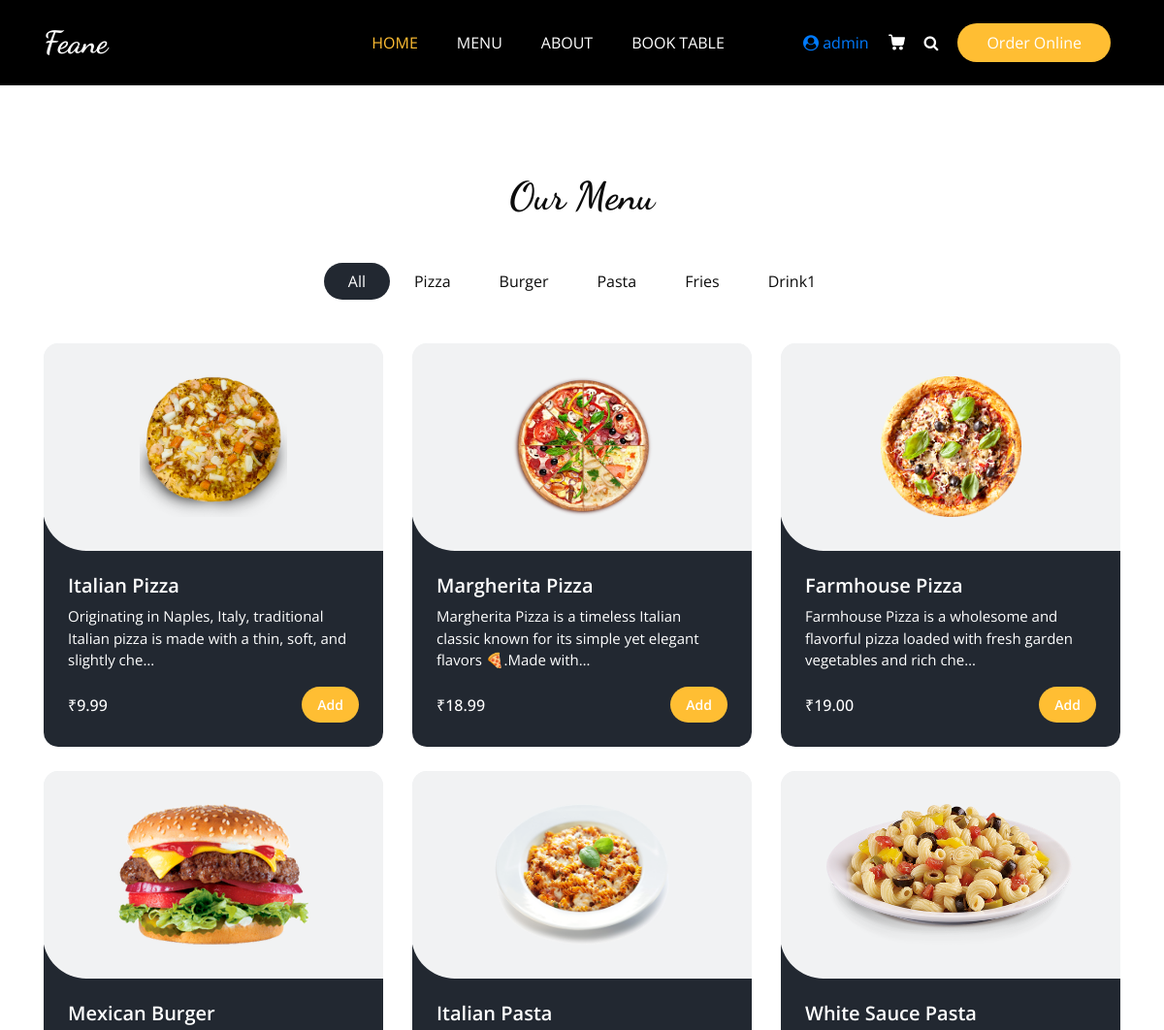
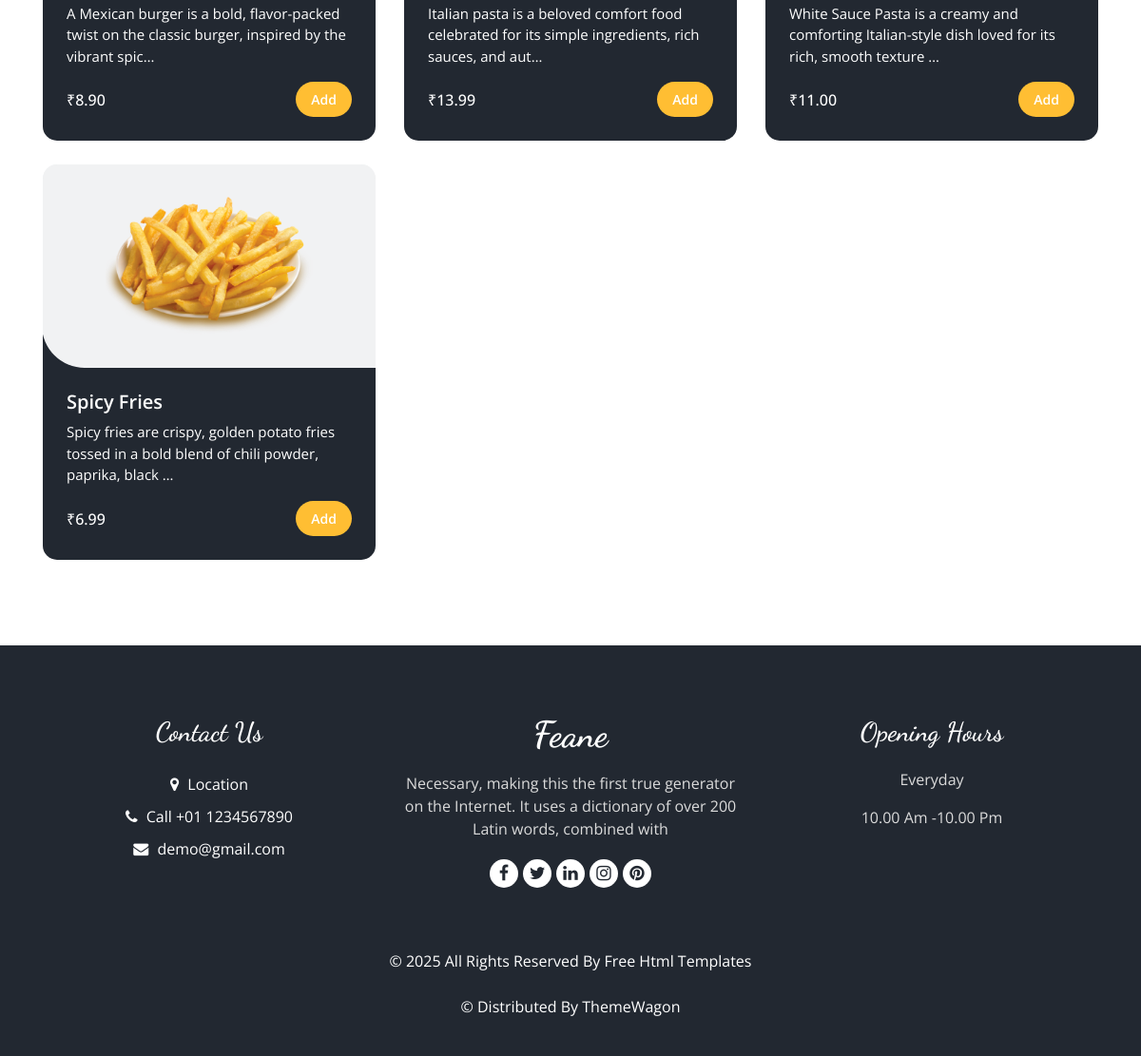
The page /menu/ (signed in) on the database its author committed (2 pictures, top to bottom).
### website/models.py (models this page shows, shortened)
class Category(models.Model):
    name = models.CharField(max_length= 100)
    slug =models.SlugField(max_length= 100, unique=True)

class MenuItem(models.Model):
    category = models.ForeignKey(
        Category,
        on_delete=models.CASCADE,
        related_name='items'
    )
    title = models.CharField(max_length=200)
    description = models.TextField()
    price = models.DecimalField(max_digits=6, decimal_places=2)
    image = models.ImageField(upload_to='menu_items/')
    is_available = models.BooleanField(default=True)

### website/views.py (the view)
# urls.py: path('menu/', views.menu_view, name='menu'),
def menu_view(request):
    categories = Category.objects.prefetch_related('items').all()
    return render(request, 'website/menu.html', {
        'categories': categories
    })

### website/templates/website/menu.html (shortened to what this page needs)
{% load static %}
<!DOCTYPE html>
<html>
<head>
  <link rel="stylesheet" href="{% static 'css/bootstrap.css' %}" />
  <link rel="stylesheet" href="{% static 'css/owl.carousel.min.css' %}" />
  <link rel="stylesheet" href="{% static 'css/nice-select.min.css' %}" />
  <link rel="stylesheet" href="{% static 'css/font-awesome.min.css' %}" />
  <link rel="stylesheet" href="{% static 'css/style.css' %}" />
  <link rel="stylesheet" href="{% static 'css/cart.css' %}" />
</head>
<body class="sub_page">
  {% include 'website/header.html' %}
<section class="food_section layout_padding">
  <div class="container">
    <div class="heading_container heading_center">
      <h2>Our Menu</h2>
    </div>
    <ul class="filters_menu">
      <li class="active" data-filter="*">All</li>
      {% for category in categories %}
        <li data-filter=".{{ category.slug }}">{{ category.name }}</li>
      {% endfor %}
    </ul>
   <div class="filters-content">
  <div class="row grid">
    {% for category in categories %}
      {% for item in category.items.all %}
        {% if item.is_available %}
        <div class="col-sm-6 col-lg-4 all {{ category.slug }}">
          <div class="box">
            <div>
              <div class="img-box">
                <img src="{{ item.image.url }}" alt="{{ item.title }}">
              </div>
              <div class="detail-box">
                <h5>{{ item.title }}</h5>
                <p>{{ item.description|truncatechars:100 }}</p>
                <div class="options">
                  <h6>₹{{ item.price }}</h6>
                  {% if user.is_authenticated %}
                   <button
                       class="order_online add-to-cart-btn "
                         data-item-id="{{ item.id }}"
                         data-qty="0"
                          style="background-color: #ffbe33;
                                color: #ffffff;
                                border: none;
                                padding: 6px 16px;
                                font-size: 14px;
                                font-weight: 600;
                                border-radius: 25px;
                                cursor: pointer;
                                transition: all 0.3s ease;
  "
  onmouseover="this.style.backgroundColor='#e6a800'; this.style.transform='scale(1.05)'"
  onmouseout="this.style.backgroundColor='#ffbe33'; this.style.transform='scale(1)'"
>Add
                    </button>
                  {% else %}
                    <a href="{% url 'login' %}" class="btn btn-sm btn-warning">
                      Login to order
                    </a>
                  {% endif %}
                </div>
              </div>
            </div>
          </div>
        </div>
        {% endif %}
      {% endfor %}
    {% endfor %}
  </div>
</div>
  </div>
</section>
{% include 'website/footer.html' %}
</body>
</html>

### website/templates/website/header.html (shortened to what this page needs)
{% load static %}
<header class="header_section">
  <div class="container">
    <nav class="navbar navbar-expand-lg custom_nav-container ">
      <a class="navbar-brand" href="{% url 'home' %}">
        <span>
          Feane
        </span>
      </a>
      <div class="collapse navbar-collapse" id="navbarSupportedContent">
        <ul class="navbar-nav  mx-auto ">
          <li class="nav-item active">
            <a class="nav-link" href="{% url 'home' %}">Home <span class="sr-only">(current)</span></a>
          </li>
          <li class="nav-item">
            <a class="nav-link" href="{% url 'menu' %}">Menu</a>
          </li>
          <li class="nav-item">
            <a class="nav-link" href="{% url 'about' %}">About</a>
          </li>
          <li class="nav-item">
            <a class="nav-link" href="{% url 'book' %}">Book Table</a>
          </li>
        </ul>
        <div class="user_option">
          {% if user.is_authenticated %}
            <a href="{% url 'profile' %}">
              <i class="fa fa-user-circle"></i> {{ user.username }}
            </a>
          {% else %}
            <a href="{% url 'login' %}">
              <i class="fa fa-user"></i>
            </a>
          {% endif %}
         <a class="cart_link" href="{% url 'cart' %}">
</a>
          <form class="form-inline">
            <button class="btn  my-2 my-sm-0 nav_search-btn" type="submit">
              <i class="fa fa-search" aria-hidden="true"></i>
            </button>
          </form>
          <a href="" class="order_online">
            Order Online
          </a>
        </div>
      </div>
    </nav>
  </div>
</header>

### static/css/style.css (style rules this page uses)
body { font-family: "Open Sans", sans-serif; color: #0c0c0c; background-color: #ffffff; overflow-x: hidden; }
.layout_padding { padding: 90px 0; }
h1, h2 { font-family: 'Dancing Script', cursive; }
.heading_container { display: -webkit-box; display: -ms-flexbox; display: flex; -webkit-box-orient: vertical; -webkit-box-direction: normal; -ms-flex-direction: column; flex-direction: column; -webkit-box-align: start; -ms-flex-align: start; align-items: flex-start; }
.heading_container h2 { position: relative; margin-bottom: 0; font-size: 2.5rem; font-weight: bold; }
.heading_container.heading_center { -webkit-box-align: center; -ms-flex-align: center; align-items: center; text-align: center; }
a, a:hover, a:focus { text-decoration: none; }
.btn, .btn:focus { outline: none !important; -webkit-box-shadow: none; box-shadow: none; }
.header_section { padding: 15px 0; background-color: #000000; }
.navbar-brand { font-family: 'Dancing Script', cursive; }
.navbar-brand span { font-weight: bold; font-size: 32px; color: #ffffff; }
.custom_nav-container { padding: 0; }
.custom_nav-container .navbar-nav { padding-left: 18%; }
.custom_nav-container .navbar-nav .nav-item .nav-link { padding: 5px 20px; color: #ffffff; text-align: center; text-transform: uppercase; border-radius: 5px; -webkit-transition: all 0.3s; transition: all 0.3s; }
.custom_nav-container .navbar-nav .nav-item:hover .nav-link, .custom_nav-container .navbar-nav .nav-item.active .nav-link { color: #ffbe33; }
.custom_nav-container .nav_search-btn { width: auto; height: auto; padding: 0; border: none; color: #ffffff; margin: 0 10px; }
.user_option { display: -webkit-box; display: -ms-flexbox; display: flex; -webkit-box-align: center; -ms-flex-align: center; align-items: center; }
.user_option a { margin: 0 10px; }
.user_option .cart_link { display: -webkit-box; display: -ms-flexbox; display: flex; -webkit-box-pack: center; -ms-flex-pack: center; justify-content: center; -webkit-box-align: center; -ms-flex-align: center; align-items: center; }
.user_option .cart_link svg { width: 17px; height: auto; fill: #ffffff; margin-bottom: 2px; }
.user_option .order_online { display: inline-block; padding: 8px 30px; background-color: #ffbe33; color: #ffffff; border-radius: 45px; -webkit-transition: all 0.3s; transition: all 0.3s; border: none; }
.food_section .filters_menu { padding: 0; display: -webkit-box; display: -ms-flexbox; display: flex; -ms-flex-wrap: wrap; flex-wrap: wrap; -webkit-box-pack: center; -ms-flex-pack: center; justify-content: center; list-style-type: none; margin: 45px 0 20px 0; }
.food_section .filters_menu li { padding: 7px 25px; cursor: pointer; border-radius: 25px; }
.food_section .filters_menu li.active { background-color: #222831; color: #ffffff; }
.food_section .box { position: relative; margin-top: 25px; background-color: #ffffff; border-radius: 10px; color: #ffffff; border-radius: 15px; overflow: hidden; background: linear-gradient(to bottom, #f1f2f3 25px, #222831 25px); }
.food_section .box .img-box { background: #f1f2f3; display: -webkit-box; display: -ms-flexbox; display: flex; -webkit-box-pack: center; -ms-flex-pack: center; justify-content: center; -webkit-box-align: center; -ms-flex-align: center; align-items: center; height: 215px; border-radius: 0 0 0 45px; margin: -1px; padding: 25px; }
.food_section .box .img-box img { max-width: 100%; max-height: 145px; -webkit-transition: all .2s; transition: all .2s; }
.food_section .box .detail-box { padding: 25px; }
.food_section .box .detail-box h5 { font-weight: 600; }
.food_section .box .detail-box p { font-size: 15px; }
.food_section .box .detail-box h6 { margin-top: 10px; }
.food_section .box .options { display: -webkit-box; display: -ms-flexbox; display: flex; -webkit-box-pack: justify; -ms-flex-pack: justify; justify-content: space-between; }

### rows shown on the page
Category: name "Pizza"
Category: name "Burger"
Category: name "Pasta"
Category: name "Fries"
Category: name "Drink1"
MenuItem: image (picture), title "Italian Pizza", description "Originating in Naples, Italy, traditional Italian pizza is made with a thin, soft, and slightly che…", price "9.99"
MenuItem: image (picture), title "Margherita Pizza", description "Margherita Pizza is a timeless Italian classic known for its simple yet elegant flavors 🍕.Made with…", price "18.99"
MenuItem: image (picture), title "Farmhouse Pizza", description "Farmhouse Pizza is a wholesome and flavorful pizza loaded with fresh garden vegetables and rich che…", price "19.00"
MenuItem: image (picture), title "Mexican Burger", description "A Mexican burger is a bold, flavor-packed twist on the classic burger, inspired by the vibrant spic…", price "8.90"
MenuItem: image (picture), title "Italian Pasta", description "Italian pasta is a beloved comfort food celebrated for its simple ingredients, rich sauces, and aut…", price "13.99"
MenuItem: image (picture), title "White Sauce Pasta", description "White Sauce Pasta is a creamy and comforting Italian-style dish loved for its rich, smooth texture …", price "11.00"
MenuItem: image (picture), title "Spicy Fries", description "Spicy fries are crispy, golden potato fries tossed in a bold blend of chili powder, paprika, black …", price "6.99"

### other values the page prints
{{ user.username }} "admin"
